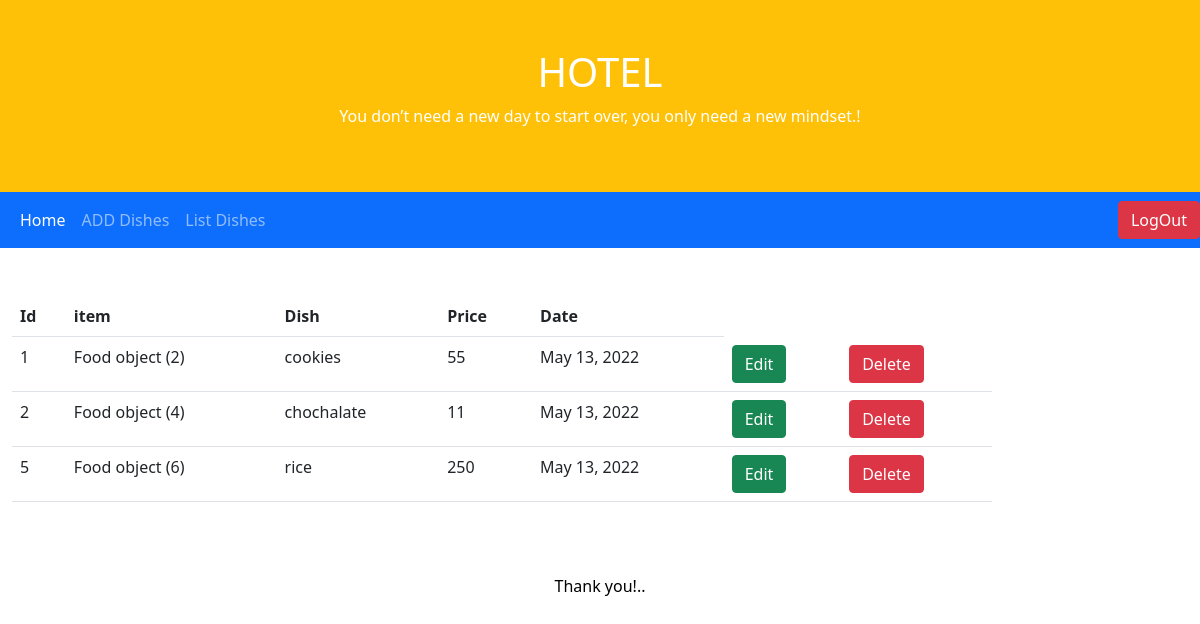
Screenshot of /food/list with the database file from the repository.
### hotel/models.py (models this page shows)
class FoodDetail(models.Model):
    item=models.ForeignKey(Food, on_delete=models.CASCADE)
    dish=models.CharField(max_length=250)
    price = models.PositiveIntegerField()
    date = models.DateField(auto_now_add=True)

class Food(models.Model):
    name=models.CharField(max_length=120)

### hotel/views.py (the view)
# urls.py: path("list",views.FoodList.as_view(),name="list"),
class FoodList(ListView):
    model = FoodDetail
    context_object_name = "item"
    template_name = "avail_foods.html"

### hotel/templates/avail_foods.html (shortened to what this page needs)
{%extends 'index.html'%}
{%block body_block%}
    <div class="col-10 mt-5">
        <table class="table">
            <tr>
                <th>Id</th>
                <th>item</th>
                <th>Dish</th>
                <th>Price</th>
                <th>Date</th>
            </tr>
            {%for food in item%}
            <tr>
                <td>{{food.id}}</td>
                <td>{{food.item}}</td>
                <td>{{food.dish}}</td>
                <td>{{food.price}}</td>
                <td>{{food.date}}</td>
                <td><a href="{%url 'change' food.id %}" class="btn btn-success">Edit</a></td>
                <td><a href="{%url 'delete' food.id %}" class="btn btn-danger">Delete</a></td>
            </tr>
            {%endfor%}
        </table>
    </div>
{%endblock%}

### hotel/templates/index.html (shortened to what this page needs)
<!DOCTYPE html>
<html lang="en">
<head>
    <link href="https://cdn.jsdelivr.net/npm/bootstrap@5.1.3/dist/css/bootstrap.min.css" rel="stylesheet">
</head>
<body>
<div class="p-5 bg-warning text-white text-center">
    <h1>HOTEL</h1>
    <p>You don’t need a new day to start over, you only need a new mindset.!</p>
</div>
<nav class="navbar navbar-expand-sm bg-primary navbar-dark">
    <div class="container-fluid">
        <ul class="navbar-nav">
            <li class="nav-item">
                <a class="nav-link active" href="{%url 'list'  %}">Home</a>
            </li>
            <li class="nav-item">
                <a class="nav-link" href="{%url 'add'%}"> ADD Dishes</a>
            </li>
            <li class="nav-item">
                <a class="nav-link" href="{%url 'list'  %}">List Dishes</a>
            </li>
        </ul>
    </div>
    <a href="" class="btn btn-danger"> LogOut</a>
</nav>
<div class="container-fluid mt-5">
    {% block body_block%}
    {%endblock%}
</div>
<div class="mt-5 p-4  text-black text-center">
    <p>Thank you!..</p>
</div>
</body>
</html>

### rows the page displays
FoodDetail: id "1", item "Food object (2)", dish "cookies", price "55", date "May 13, 2022"
FoodDetail: id "2", item "Food object (4)", dish "chochalate", price "11", date "May 13, 2022"
FoodDetail: id "5", item "Food object (6)", dish "rice", price "250", date "May 13, 2022"
